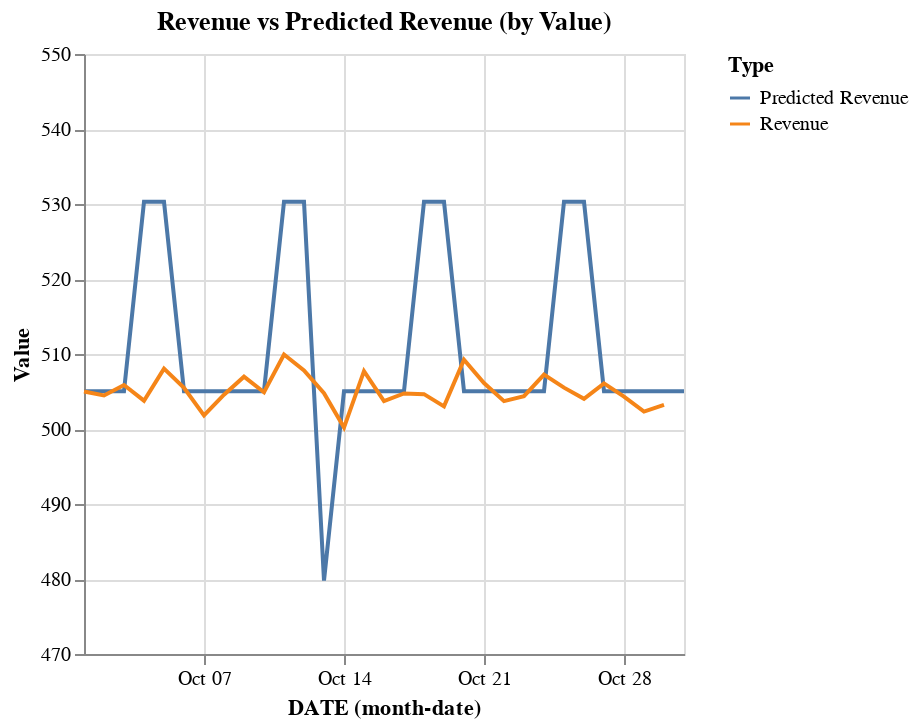

Notebook source saved alongside this figure:
### Code cell
df_forecast_labeled = df_forecast.copy()
df_forecast_labeled['Label'] = 'Predicted Revenue'
df_forecast_labeled = df_forecast_labeled.rename(columns={'PREDICTED_REVENUE': 'Value'})

df_last_year_labeled = df_transactions_filtered_groupby.copy()
df_last_year_labeled['Label'] = 'Revenue'
df_last_year_labeled = df_last_year_labeled.rename(columns={'REVENUE': 'Value'})

# Combine
combined_df = pd.concat([
    df_forecast_labeled[['DATE', 'Value', 'Label']],
    df_last_year_labeled[['DATE', 'Value', 'Label']]
])

# Plot with Value on X and color based on Label
final_chart = alt.Chart(combined_df).mark_line().encode(
    y=alt.Y('Value:Q',scale=alt.Scale(domain=[470, 550])),
    x='monthdate(DATE):T',
    color=alt.Color('Label:N', legend=alt.Legend(title='Type')),
    tooltip=['DATE', 'Value', 'Label']
).properties(
    title='Revenue vs Predicted Revenue (by Value)'
)

final_chart

### Figure 1 — Vega-Lite specification as saved in the notebook (floating-point values rounded to 4 significant figures)
{"config": {"view": {"continuousWidth": 300, "continuousHeight": 300}}, "data": {"name": "data-b36f82258293c12146a15360688bc5d1"}, "mark": {"type": "line"}, "encoding": {"color": {"field": "Label", "legend": {"title": "Type"}, "type": "nominal"}, "tooltip": [{"field": "DATE", "type": "temporal"}, {"field": "Value", "type": "quantitative"}, {"field": "Label", "type": "nominal"}], "x": {"field": "DATE", "timeUnit": "monthdate", "type": "temporal"}, "y": {"field": "Value", "scale": {"domain": [470, 550]}, "type": "quantitative"}}, "title": "Revenue vs Predicted Revenue (by Value)", "$schema": "https://vega.github.io/schema/vega-lite/v5.20.1.json", "datasets": {"data-b36f82258293c12146a15360688bc5d1": [{"DATE": "2025-10-01T00:00:00.000000", "Value": 505.0, "Label": "Predicted Revenue"}, {"DATE": "2025-10-02T00:00:00.000000", "Value": 505.0, "Label": "Predicted Revenue"}, {"DATE": "2025-10-03T00:00:00.000000", "Value": 505.0, "Label": "Predicted Revenue"}, {"DATE": "2025-10-04T00:00:00.000000", "Value": 530.3, "Label": "Predicted Revenue"}, {"DATE": "2025-10-05T00:00:00.000000", "Value": 530.3, "Label": "Predicted Revenue"}, {"DATE": "2025-10-06T00:00:00.000000", "Value": 505.0, "Label": "Predicted Revenue"}, {"DATE": "2025-10-07T00:00:00.000000", "Value": 505.0, "Label": "Predicted Revenue"}, {"DATE": "2025-10-08T00:00:00.000000", "Value": 505.0, "Label": "Predicted Revenue"}, {"DATE": "2025-10-09T00:00:00.000000", "Value": 505.0, "Label": "Predicted Revenue"}, {"DATE": "2025-10-10T00:00:00.000000", "Value": 505.0, "Label": "Predicted Revenue"}, {"DATE": "2025-10-11T00:00:00.000000", "Value": 530.3, "Label": "Predicted Revenue"}, {"DATE": "2025-10-12T00:00:00.000000", "Value": 530.3, "Label": "Predicted Revenue"}, {"DATE": "2025-10-13T00:00:00.000000", "Value": 479.8, "Label": "Predicted Revenue"}, {"DATE": "2025-10-14T00:00:00.000000", "Value": 505.0, "Label": "Predicted Revenue"}, {"DATE": "2025-10-15T00:00:00.000000", "Value": 505.0, "Label": "Predicted Revenue"}, {"DATE": "2025-10-16T00:00:00.000000", "Value": 505.0, "Label": "Predicted Revenue"}, {"DATE": "2025-10-17T00:00:00.000000", "Value": 505.0, "Label": "Predicted Revenue"}, {"DATE": "2025-10-18T00:00:00.000000", "Value": 530.3, "Label": "Predicted Revenue"}, {"DATE": "2025-10-19T00:00:00.000000", "Value": 530.3, "Label": "Predicted Revenue"}, {"DATE": "2025-10-20T00:00:00.000000", "Value": 505.0, "Label": "Predicted Revenue"}, {"DATE": "2025-10-21T00:00:00.000000", "Value": 505.0, "Label": "Predicted Revenue"}, {"DATE": "2025-10-22T00:00:00.000000", "Value": 505.0, "Label": "Predicted Revenue"}, {"DATE": "2025-10-23T00:00:00.000000", "Value": 505.0, "Label": "Predicted Revenue"}, {"DATE": "2025-10-24T00:00:00.000000", "Value": 505.0, "Label": "Predicted Revenue"}, {"DATE": "2025-10-25T00:00:00.000000", "Value": 530.3, "Label": "Predicted Revenue"}, {"DATE": "2025-10-26T00:00:00.000000", "Value": 530.3, "Label": "Predicted Revenue"}, {"DATE": "2025-10-27T00:00:00.000000", "Value": 505.0, "Label": "Predicted Revenue"}, {"DATE": "2025-10-28T00:00:00.000000", "Value": 505.0, "Label": "Predicted Revenue"}, {"DATE": "2025-10-29T00:00:00.000000", "Value": 505.0, "Label": "Predicted Revenue"}, {"DATE": "2025-10-30T00:00:00.000000", "Value": 505.0, "Label": "Predicted Revenue"}, {"DATE": "2025-10-31T00:00:00.000000", "Value": 505.0, "Label": "Predicted Revenue"}, {"DATE": "2024-10-01T00:00:00.000000", "Value": 505.0, "Label": "Revenue"}, {"DATE": "2024-10-02T00:00:00.000000", "Value": 504.5, "Label": "Revenue"}, {"DATE": "2024-10-03T00:00:00.000000", "Value": 505.9, "Label": "Revenue"}, {"DATE": "2024-10-04T00:00:00.000000", "Value": 503.8, "Label": "Revenue"}, {"DATE": "2024-10-05T00:00:00.000000", "Value": 508.1, "Label": "Revenue"}, {"DATE": "2024-10-06T00:00:00.000000", "Value": 505.5, "Label": "Revenue"}, {"DATE": "2024-10-07T00:00:00.000000", "Value": 501.8, "Label": "Revenue"}, {"DATE": "2024-10-08T00:00:00.000000", "Value": 504.6, "Label": "Revenue"}, {"DATE": "2024-10-09T00:00:00.000000", "Value": 507.0, "Label": "Revenue"}, {"DATE": "2024-10-10T00:00:00.000000", "Value": 504.9, "Label": "Revenue"}, {"DATE": "2024-10-11T00:00:00.000000", "Value": 509.9, "Label": "Revenue"}, {"DATE": "2024-10-12T00:00:00.000000", "Value": 507.8, "Label": "Revenue"}, {"DATE": "2024-10-13T00:00:00.000000", "Value": 504.8, "Label": "Revenue"}, {"DATE": "2024-10-14T00:00:00.000000", "Value": 500.2, "Label": "Revenue"}, {"DATE": "2024-10-15T00:00:00.000000", "Value": 507.7, "Label": "Revenue"}, {"DATE": "2024-10-16T00:00:00.000000", "Value": 503.7, "Label": "Revenue"}, {"DATE": "2024-10-17T00:00:00.000000", "Value": 504.7, "Label": "Revenue"}, {"DATE": "2024-10-18T00:00:00.000000", "Value": 504.6, "Label": "Revenue"}, {"DATE": "2024-10-19T00:00:00.000000", "Value": 503.0, "Label": "Revenue"}, {"DATE": "2024-10-20T00:00:00.000000", "Value": 509.2, "Label": "Revenue"}, {"DATE": "2024-10-21T00:00:00.000000", "Value": 506.1, "Label": "Revenue"}, {"DATE": "2024-10-22T00:00:00.000000", "Value": 503.7, "Label": "Revenue"}, {"DATE": "2024-10-23T00:00:00.000000", "Value": 504.4, "Label": "Revenue"}, {"DATE": "2024-10-24T00:00:00.000000", "Value": 507.3, "Label": "Revenue"}, {"DATE": "2024-10-25T00:00:00.000000", "Value": 505.5, "Label": "Revenue"}, {"DATE": "2024-10-26T00:00:00.000000", "Value": 504.0, "Label": "Revenue"}, {"DATE": "2024-10-27T00:00:00.000000", "Value": 506.1, "Label": "Revenue"}, {"DATE": "2024-10-28T00:00:00.000000", "Value": 504.3, "Label": "Revenue"}, {"DATE": "2024-10-29T00:00:00.000000", "Value": 502.3, "Label": "Revenue"}, {"DATE": "2024-10-30T00:00:00.000000", "Value": 503.2, "Label": "Revenue"}]}}
